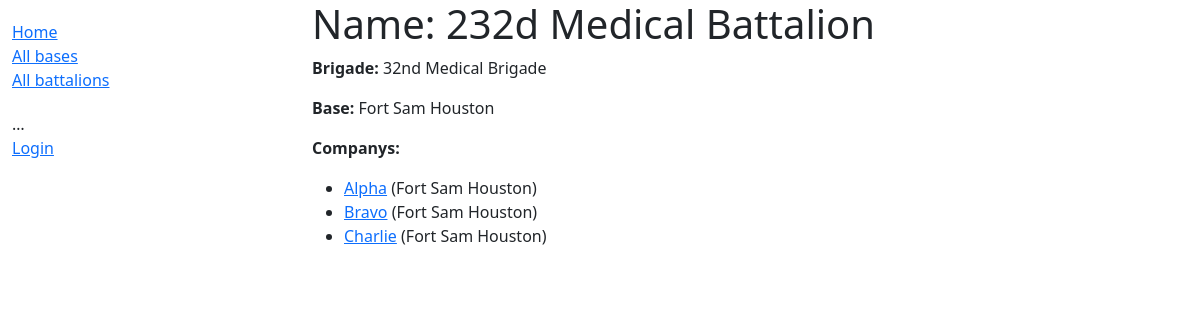
The app's page /battalion/1, older data.
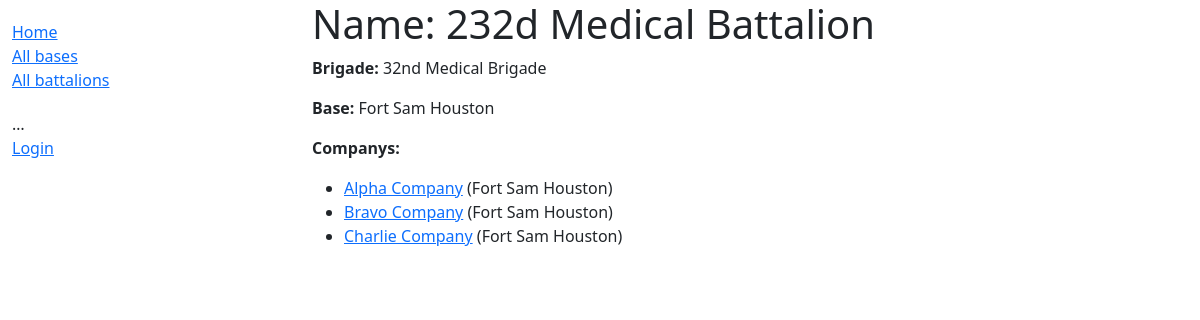
The same page, newer data.
### app/models.py (models this page shows, shortened)
class Company(models.Model):
    name = models.CharField(max_length=200, help_text='Enter the Company.')
    battalion = models.ForeignKey(Battalion, on_delete=models.RESTRICT, null=True)
    base = models.ManyToManyField(Base, help_text='Select a base for this Battalion.')

class Base(models.Model):
    name = models.CharField(max_length=200, help_text='Enter the base.')
    location = models.CharField(max_length=200, help_text='Enter the state for this base.')
    def __str__(self):
        return self.name

### app/views.py (the view)
# urls.py: path('battalion/<int:pk>', views.BattalionDetailView.as_view(), name='battalion-detail'),
class BattalionDetailView(generic.DetailView):
    model = Battalion

### app/templates/app/battalion_detail.html
{% extends "base_generic.html" %}
{% block content %}
<h1>Name: {{ battalion.name }}</h1>
<p><strong>Brigade:</strong> {{ battalion.brigade.name }}</p>
<p><strong>Base:</strong> {{ battalion.base.all|join:", " }}</p>
<p><strong>Companys:</strong></p>
{% if battalion.company_set %}
<ul>
    {% for company in battalion.company_set.all %}
    <li>
        <a href="">{{ company.name }}</a> ({{company.base.all|join:", "}})
    </li>
    {% endfor %}
</ul>
  {% else %}
<p>There are no companies in the database.</p>
  {% endif %}
{% endblock %}

Row changes from the older to the newer data that the page shows:
changed Company: name "Alpha" → "Alpha Company"
changed Company: name "Bravo" → "Bravo Company"
changed Company: name "Charlie" → "Charlie Company"
